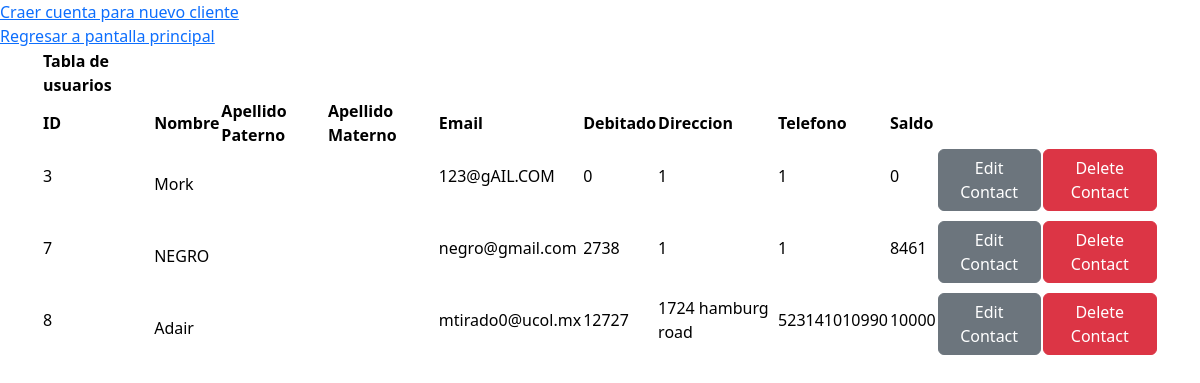
The page /crud_users/users_table.php on the database as committed earlier.
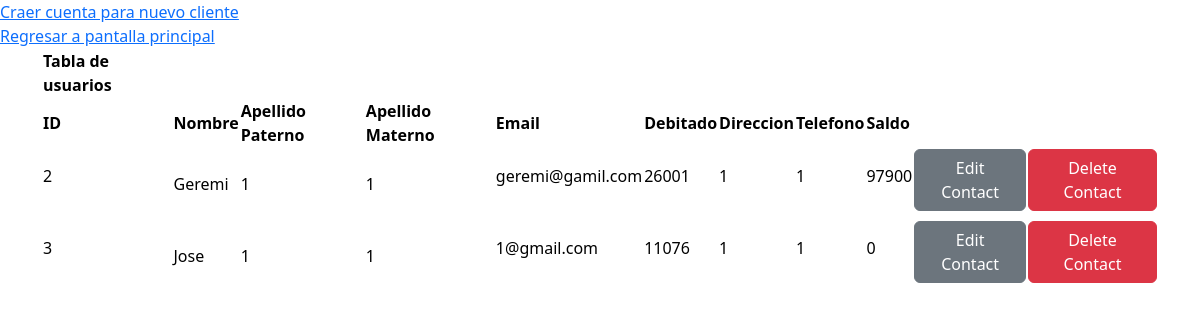
The same page on the database as committed later.
### tables this page shows
CREATE TABLE `users` (
  `id_U` int(100) NOT NULL,
  `name_U` varchar(60) NOT NULL,
  `lastname1_U` varchar(60) NOT NULL,
  `lastname2_U` varchar(60) NOT NULL,
  `password_U` varchar(200) NOT NULL,
  `email_U` varchar(100) NOT NULL,
  `debited` int(50) NOT NULL,
  `address_U` varchar(200) NOT NULL,
  `phone` bigint(13) NOT NULL,
  `id_A1` int(100) NOT NULL,
  `balance` int(100) NOT NULL
);

### crud_users/users_table.php (the view, shortened to what this page needs)
<?php
require "../ConnectDB.php";
$clients = $conn->query("SELECT * FROM users");
?>
<!DOCTYPE html>
<html lang="en">
<head>
    <link href="https://cdn.jsdelivr.net/npm/bootstrap@5.2.2/dist/css/bootstrap.min.css"
    rel="stylesheet"
>
    <link rel="stylesheet" href="../styles/styleUserTable.css">
</head>
<body>
<a href="../Register_U.php">Craer cuenta para nuevo cliente</a> <br>
<a href="../admin.php">Regresar a pantalla principal</a> <br>
<div class="container">
    <table class="table-primary">
        <tr>
            <th>Tabla de usuarios</th>
        </tr>
        <tr>
            <th>ID</th>
            <th>Nombre</th>
            <th>Apellido Paterno</th>
            <th>Apellido Materno</th>
            <th>Email</th>
            <th>Debitado</th>
            <th>Direccion</th>
            <th>Telefono</th>
            <th>Saldo</th>
        </tr>
  <?php foreach ($clients as $client) { ?>
    <tr>
        <td><p><?= $client["id_U"] ?></p></td>
        <td><p class="card-title text-capitalize"><?= $client["name_U"] ?></p></td>
        <td><p class="card-title text-capitalize"><?= $client["lastname1_U"] ?></p></td>
        <td><p class="card-title text-capitalize"><?= $client["lastname2_U"] ?></p></td>
        <td><p><?= $client["email_U"] ?></p></td>
        <td><p><?= $client["debited"] ?></p></td>
        <td><p><?= $client["address_U"] ?></p></td>
        <td><p><?= $client["phone"] ?></p></td>
        <td><p><?= $client["balance"] ?></p></td>
        <td><a href="editUser.php?id_U=<?= $client["id_U"] ?>" class="btn btn-secondary mb-2">Edit Contact</a></td>
        <td><a href="deleteUser.php?id_U=<?= $client["id_U"] ?>" class="btn btn-danger mb-2">Delete Contact</a></td>
    </tr>
  <?php } ?>
  </table>
  </div>
</body>
</html>

### styles/styleUserTable.css (style rules this page uses)
.container { display: flex; align-items: center; flex-direction: column; justify-content: center; }

Rows that differ between the two databases and show on the page:
removed users: id_U "7", name_U "NEGRO", email_U "negro@gmail.com", debited "2738", address_U "1", phone "1", balance "8461"
removed users: id_U "8", name_U "Adair", email_U "mtirado0@ucol.mx", debited "12727", address_U "1724 hamburg road", phone "523141010990", balance "10000"
added users: id_U "2", name_U "Geremi", lastname1_U "1", lastname2_U "1", email_U "geremi@gamil.com", debited "26001", address_U "1", phone "1", balance "97900"
changed users id 3: name_U "Mork" → "Jose"; lastname1_U (not shown) → "1"; lastname2_U (not shown) → "1"; email_U "123@gAIL.COM" → "1@gmail.com"; debited "0" → "11076"
